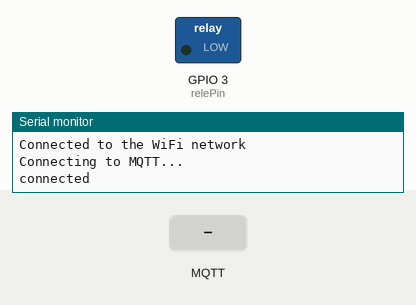
Simulated run of this sketch. Board: ESP8266 (NodeMCU). Shown: switched loads named in the sketch (green lamp = pin HIGH), the last lines printed to the serial monitor. The test bench sets the inputs (shaded band). WiFi joins after 1.5 s; servers stay silent unless stated; no MQTT or app messages arrive unless stated.

Above: at 2.7 s.
2.8 s: MQTT message "on" arrives on the first subscribed topic
At 3.5 s:
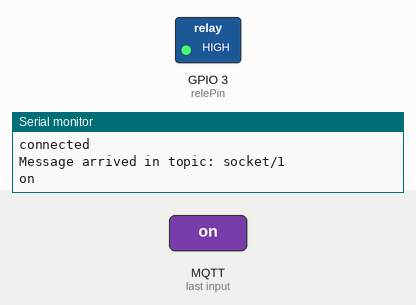
4.3 s: MQTT message "off" arrives on the first subscribed topic
At 4.6 s:
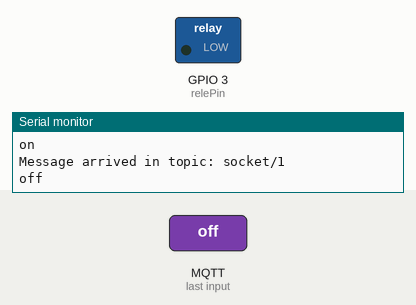
Timing chart, 0 to 7.3 s (numbered marks = the images above; inputs shaded):
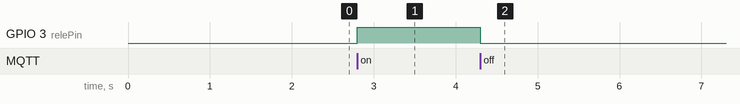

Measured:
- after the input at 2.8 s, GPIO 3 (relePin): LOW → HIGH at once
- after the input at 4.3 s, GPIO 3 (relePin): HIGH → LOW at once

The sketch:

test_mqtt_relay.ino
```cpp
#include <ESP8266WiFi.h>
#include <PubSubClient.h>

const char *ssid = "IKBSP";
const char *pass = "ikbspikbsp";
const char *mqtt_server = "";
const int mqtt_port = 1883;
const char *mqtt_user = "MQTT_USER";
const char *mqtt_pass = "MQTT_PASS";

const int relePin = 3;

WiFiClient esp_client;
PubSubClient mqtt_client(esp_client);

void setup() {
  Serial.begin(115200);
  pinMode(relePin, OUTPUT);
  digitalWrite(relePin, LOW);
  WiFi.begin(ssid, pass);

  while (WiFi.status() != WL_CONNECTED) {
    delay(500);
    Serial.println("Connecting to WiFi..");
  }
  Serial.println("Connected to the WiFi network");

  mqtt_client.setServer(mqtt_server, mqtt_port);
  mqtt_client.setCallback(callback);

  while (!mqtt_client.connected()) {
    Serial.println("Connecting to MQTT...");

    if (mqtt_client.connect("ESP8266Client", mqtt_user, mqtt_pass )) {

      Serial.println("connected");

    } else {

      Serial.print("failed with state ");
      Serial.print(mqtt_client.state());
      delay(2000);

    }
  }

  mqtt_client.subscribe("socket/1");

}

void callback(char* topic, byte* payload, unsigned int length) {

  Serial.print("Message arrived in topic: ");
  Serial.println(topic);

  payload[length] = '\0';
  String str_topic = String(topic);
  String str_payload = String((char*)payload);
  Serial.println(str_payload);

  if(str_payload == "on"){
    digitalWrite(relePin, HIGH);
  }else if(str_payload == "off"){
    digitalWrite(relePin, LOW);
  }else{
    Serial.println("Error");
  }


}

void loop() {
  mqtt_client.loop();
}
```
